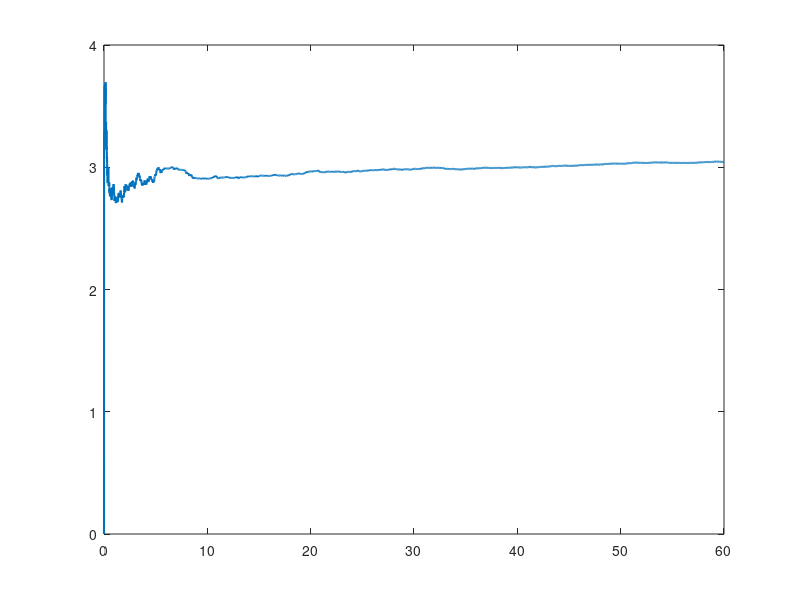

Write the MATLAB code that produced this figure. (Note: this script raises an error after producing the figure.)
clear; clc

%% load data

load testData_chirp_input
% load testData_sine_wave_input.mat
% load testData_step_input.mat
% load testData_square_input.mat

%% simulation length

N = length(t);

%% RLS 

X = [];
Y = [];

%% Discrete-time simulation using for loop
for i = 2:N-1
    
    x1_RLS = x(1, i-1);
    x2_RLS = x(2, i-1);
    u_RLS  = u(i-1);

    x2_next_RLS = x(2, i);

    Y = [Y; x1_RLS, x2_RLS, u_RLS];
    X = [X; x2_next_RLS];

    % window least squares
    theta = pinv(Y) * X;
    
    % Recover physical parameters
    m_est = Ts / theta(3);
    b_est = (1 - theta(2)) * m_est / Ts;
    k_est = -theta(1) * m_est / Ts;

    m_est_list(i) = m_est;
    b_est_list(i) = b_est;
    k_est_list(i) = k_est;

end

%%
figure(1);
plot(t(1:end-1), m_est_list, 'LineWidth', 1.5); 
hold on; 
yline(m, 'r--', 'LineWidth', 1.5);
grid on;
xlabel('Time [s]');
ylabel('Mass [kg]');
title('Mass Estimation');
legend('Estimated Mass (kg)', 'Real Mass (kg)');

figure(2);
plot(t(1:end-1), k_est_list, 'LineWidth', 1.5); 
hold on; 
yline(k, 'r--', 'LineWidth', 1.5);
grid on;
xlabel('Time [s]');
ylabel('Stiffness');
title('Stiffness Estimation');
legend('Estimated Stiffness', 'Real Stiffness');

figure(3);
plot(t(1:end-1), b_est_list, 'LineWidth', 1.5); 
hold on; 
yline(b, 'r--', 'LineWidth', 1.5);
grid on;
xlabel('Time [s]');
ylabel('Damping');
title('Damping Estimation');
legend('Estimated Damping', 'Real Damping');
